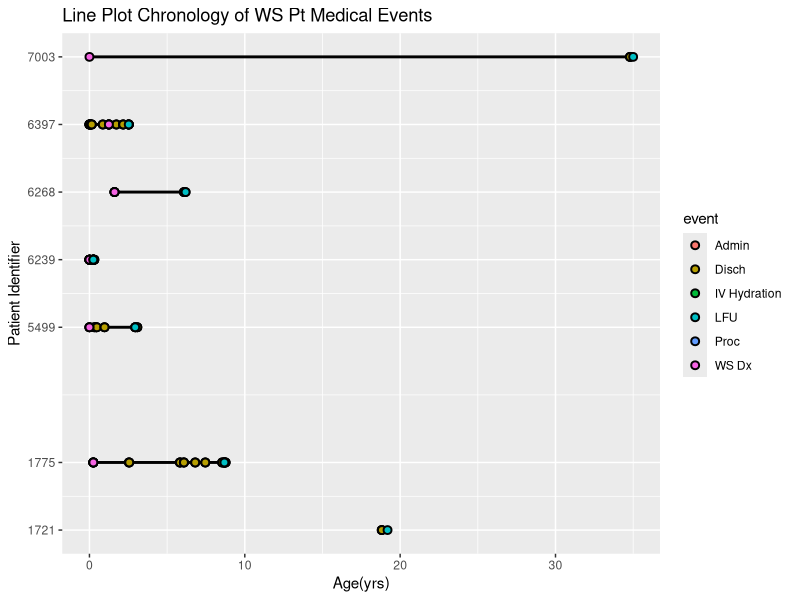
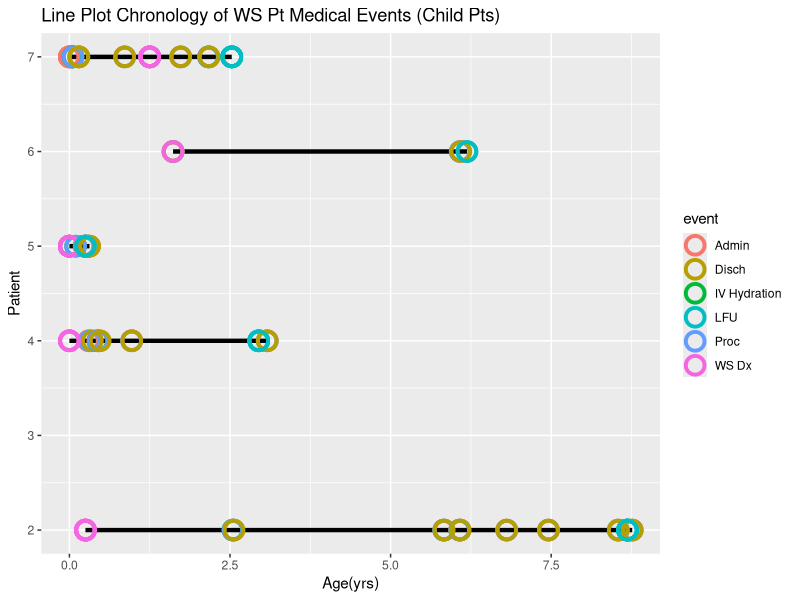
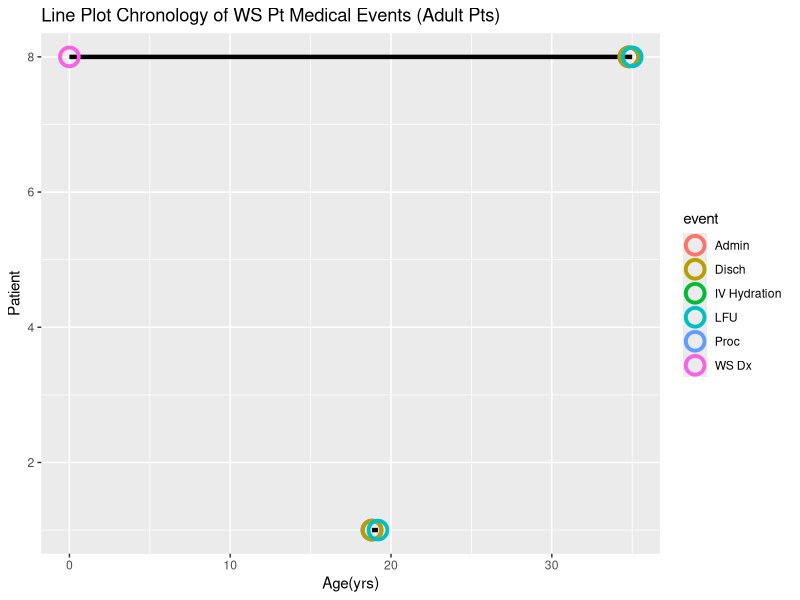

Source code (R) for these figures, in order: (Note: this script raises an error after producing the figures.)
#set wd

#Edit "mydata" from logreg into something easy to work on
timelinedata <- read.csv(file="Dx.Timeline.Graph.Data", 
                   header=TRUE,
                   sep =",")

youngerptdata <- timelinedata[7:162,]
olderptdata <- timelinedata[-c(7:162),]

require(ggplot2)

#drafts

#plot for all pts
ggplot(data = timelinedata,
       mapping = aes(x = age,
                     y = patient,
                     fill=event))+
  geom_line(mapping=aes(group=patient),
            color="black",
            linewidth = 1)+
  geom_point(shape=21,size=2,stroke=1)+
  scale_y_continuous(breaks=c(1,2,4,5,6,7,8),
                     labels = c('1721','1775','5499','6239','6268','6397','7003'))+
  labs(x = "Age(yrs)",
       y = "Patient Identifier",
       title= "Line Plot Chronology of WS Pt Medical Events"
  )






#plot for younger pts
ggplot(data = youngerptdata,
       mapping = aes(x = age,
                     y = patient,
                     color=event))+
  geom_line(mapping=aes(group=patient),
            color="black",
            linewidth = 1.5)+
  geom_point(shape=1,size=5,stroke=2)+
  labs(x = "Age(yrs)",
       y = "Patient",
       title= "Line Plot Chronology of WS Pt Medical Events (Child Pts)"
       )

#plot for way older pts
ggplot(data = olderptdata,
       mapping = aes(x = age,
                     y = patient,
                     color=event))+
  geom_line(mapping=aes(group=patient),
            color="black",
            linewidth = 1.5)+
  geom_point(shape=1,size=5,stroke=2)+
  labs(x = "Age(yrs)",
       y = "Patient",
       title= "Line Plot Chronology of WS Pt Medical Events (Adult Pts)"
  )


#Saving ggplots
ggsave(plot = timeline, filename = "timeline.png",
       dpi = 300, #I generally recommend ~300 for something you wish to print
       width = 5,height = 6,units = "in")
